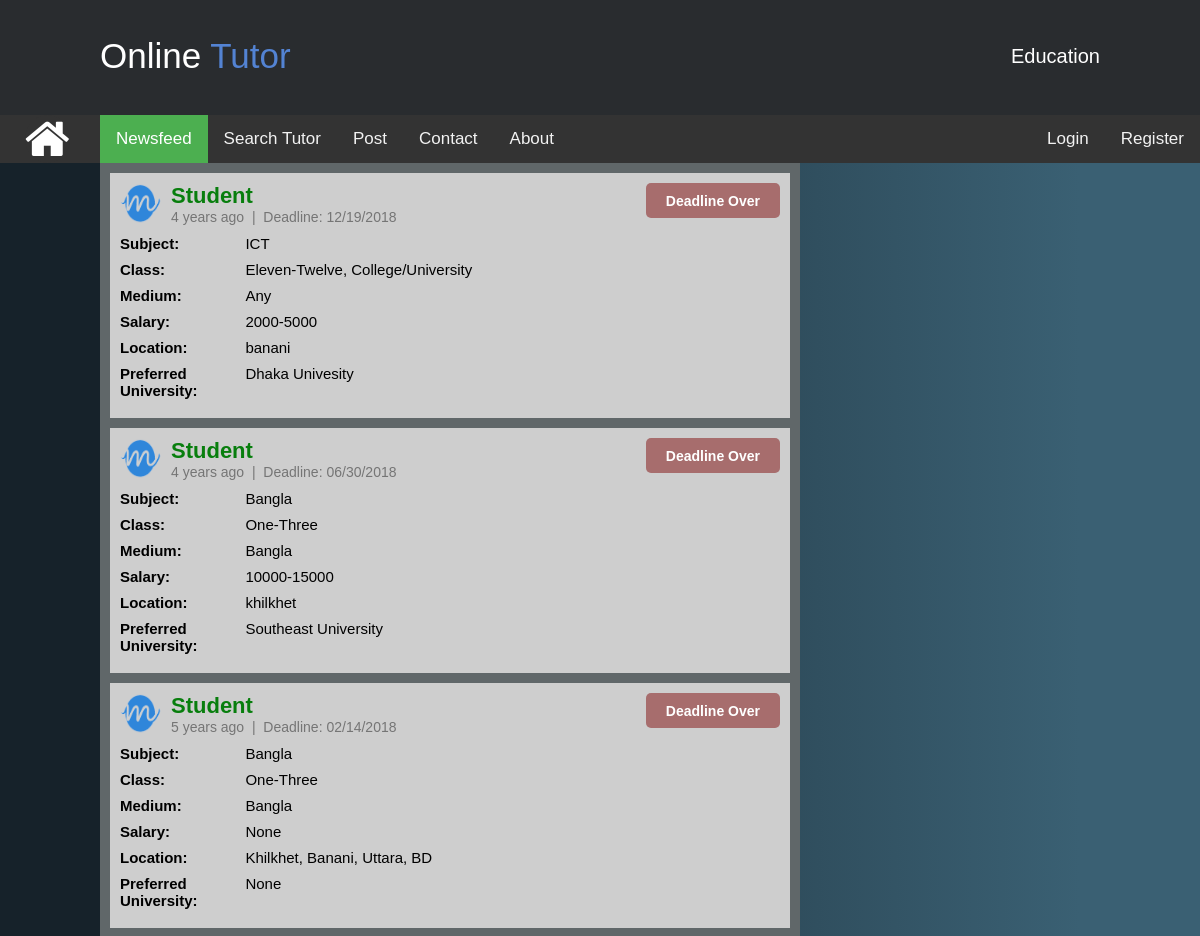
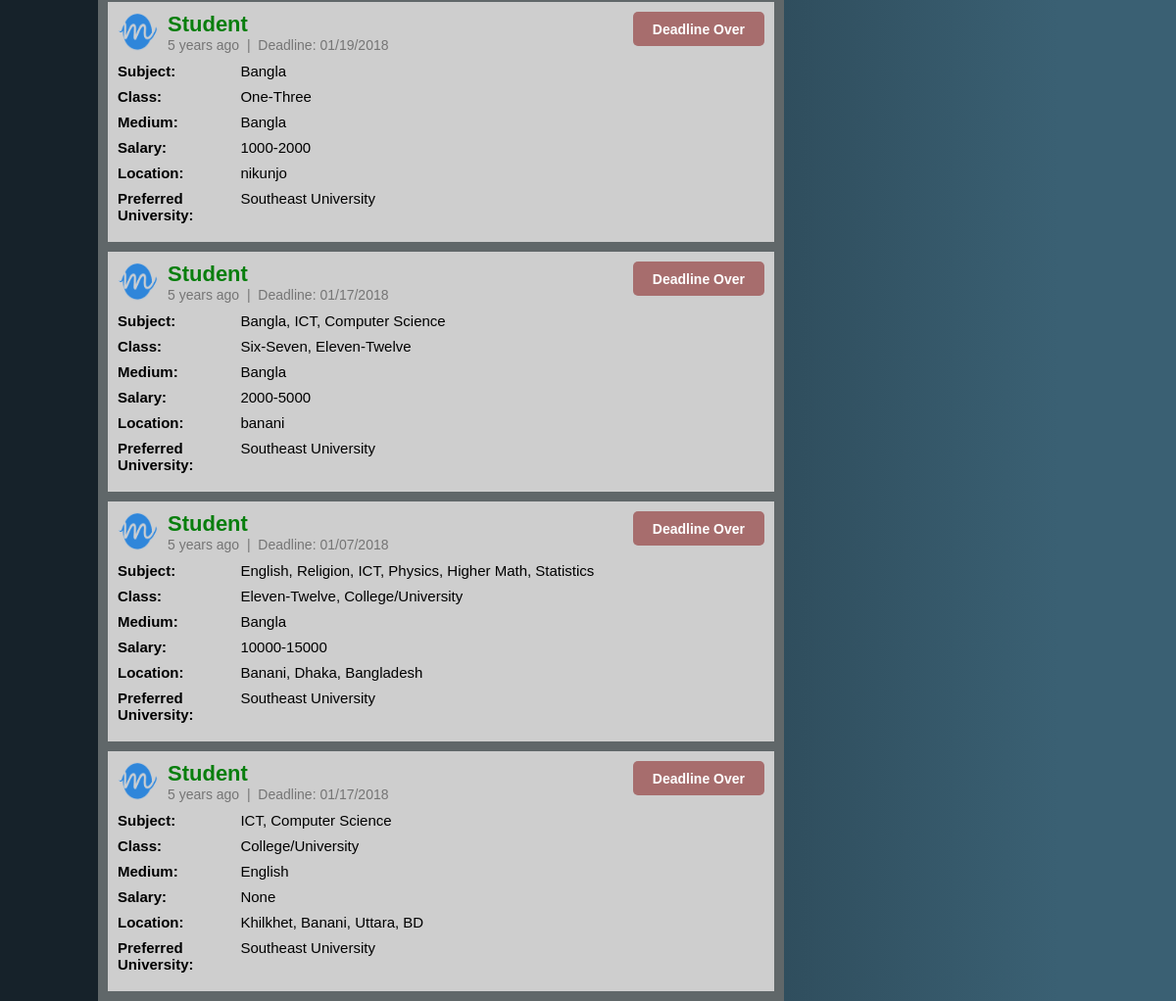
The page / on the database its author committed (2 pictures, top to bottom).
### tables this page shows
CREATE TABLE IF NOT EXISTS `post` (
  `id` int(11) NOT NULL AUTO_INCREMENT,
  `postby_id` int(11) NOT NULL,
  `subject` text NOT NULL,
  `class` text NOT NULL,
  `medium` varchar(20) NOT NULL,
  `salary` varchar(50) NOT NULL,
  `location` text NOT NULL,
  `p_university` text NOT NULL,
  `post_time` timestamp NOT NULL DEFAULT CURRENT_TIMESTAMP ON UPDATE CURRENT_TIMESTAMP,
  `deadline` varchar(15) NOT NULL,
  PRIMARY KEY (`id`)
);

CREATE TABLE IF NOT EXISTS `user` (
  `id` int(11) NOT NULL AUTO_INCREMENT,
  `fullname` varchar(150) NOT NULL,
  `gender` varchar(6) NOT NULL,
  `email` varchar(40) NOT NULL,
  `phone` varchar(15) NOT NULL,
  `address` varchar(200) NOT NULL DEFAULT '',
  `pass` varchar(50) NOT NULL,
  `confirmcode` varchar(7) NOT NULL,
  `activation` varchar(3) NOT NULL DEFAULT '',
  `type` varchar(10) NOT NULL,
  `user_pic` text,
  `last_logout` timestamp NOT NULL DEFAULT CURRENT_TIMESTAMP ON UPDATE CURRENT_TIMESTAMP,
  `online` varchar(5) NOT NULL DEFAULT 'no',
  PRIMARY KEY (`id`)
);

### inc/timeago.php (called while the page is built, shortened)
<?php
class timeago
{
    function time_ago($timestamp){
    $time_ago        = strtotime($timestamp);
    $current_time    = time();
    $time_difference = $current_time - $time_ago;
    $seconds         = $time_difference;
    $minutes = round($seconds / 60);
    $hours   = round($seconds / 3600);
    $days    = round($seconds / 86400);
    $weeks   = round($seconds / 604800);
    $months  = round($seconds / 2629440);
    $years   = round($seconds / 31553280);
    if ($seconds <= 60){
      return "Just Now";
    } else if ($minutes <= 60){
      if ($minutes == 1){
        return "1 min ago";
      } else {
        return "$minutes mins ago";
      }
    } else if ($hours <= 24){
      if ($hours == 1){
        return "1 hr ago";
      } else {
        return "$hours hrs ago";
      }
    } else if ($days <= 7){
      if ($days == 1){
        return "yesterday";
      } else {
        return "$days days ago";
      }
    } else if ($weeks <= 4.3){
      if ($weeks == 1){
        return "1 week ago";
      } else {
        return "$weeks weeks ago";
      }
    } else if ($months <= 12){
      if ($months == 1){
        return "1 month ago";
      } else {
        return "$months months ago";
      }
    } else {
      if ($years == 1){
        return "1 year ago";
      } else {
        return "$years years ago";
      }
    }
  }
}
?>

### index.php (the view, shortened to what this page needs)
<?php
 include ( "inc/connection.inc.php" );
if (!isset($_SESSION['user_login'])) {
	$user = "";
	$utype_db = "";
}
else {
	$user = $_SESSION['user_login'];
	$result = $con->query("SELECT * FROM user WHERE id='$user'");
		$get_user_name = $result->fetch_assoc();
			$uname_db = $get_user_name['fullname'];
			$utype_db = $get_user_name['type'];
}
include_once("inc/timeago.php");
$time = new timeago();
?>
<!DOCTYPE html>
<html>
<head>
	<link rel="stylesheet" type="text/css" href="css/style.css">
	<link href="css/footer.css" rel="stylesheet" type="text/css" media="all" />
	<link rel="stylesheet" type="text/css" href="css/homemenu.css">
    <link rel="stylesheet" href="https://maxcdn.bootstrapcdn.com/font-awesome/4.3.0/css/font-awesome.min.css">
</head>
<body class="body1">
<div>
	<div>
		<header class="header">
			<div class="header-cont">
				<?php
					include 'inc/banner.inc.php';
				?>
			</div>
		</header>
		</div>
		<div class="topnav">
			<div class="parent2">
		  <div class="test1 bimage1"><a href=""><img src="image/tech.png" title="IT Solution" style="border-radius: 50%;" width="42" height="42"></a></div>
		  <div class="test2"><a href="#"><img src="image/eventmgt.png" title="Event Management" width="42" height="42" style="border-radius: 50%;"></a></div>
		  <div class="test3"><a href="#"><img src="image/photography.png" title="Photography" width="42" height="42" style="border-radius: 50%;"></a></div>
		  <div class="test4"><a href="#"><img src="image/teaching.png" title="Tution" style="border-radius: 50%;" width="42" height="42"></a></div>
		  <div class="mask2"><i class="fa fa-home fa-3x"></i></div>
		</div>
			<a class="active navlink" href="index.php" style="margin: 0px 0px 0px 100px;">Newsfeed</a>
			<a class="navlink" href="search.php">Search Tutor</a>
			<?php
			if($utype_db == "teacher")
				{
				}else {
					echo '<a class="navlink" href="postform.php">Post</a>';
				}
			 ?>
			<a class="navlink" href="#contact">Contact</a>
			<a class="navlink" href="#about">About</a>
			<div style="float: right;" >
				<table>
					<tr>
						<?php
							if($user != ""){
								$resultnoti = $con->query("SELECT * FROM applied_post WHERE post_by='$user' AND student_ck='no'");
								$resultnoti_cnt = $resultnoti->num_rows;
								if($resultnoti_cnt == 0){
									$resultnoti_cnt = "";
								}else{
									$resultnoti_cnt = '('.$resultnoti_cnt.')';
								}
								echo '<td>
							<a class="navlink" href="notification.php">Notification'.$resultnoti_cnt.'</a>
						</td>
								<td>
							<a class="navlink" href="profile.php?uid='.$user.'">'.$uname_db.'</a>
						</td>
						<td>
							<a class="navlink" href="logout.php">Logout</a>
						</td>';
							}else{
								echo '<td>
							<a class="navlink" href="login.php">Login</a>
						</td>
						<td>
							<a class="navlink" href="registration.php">Register</a>
						</td>';
							}
						?>
					</tr>
				</table>
			</div>
		</div>
	</div>
	<div class="nbody" style="margin: 0px 100px; overflow: hidden;">
		<div class="nfeedleft">
				<?php
					$todaydate = date("m/d/Y");
					$query = $con->query("SELECT * FROM post ORDER BY id DESC");
					while ($row = $query->fetch_assoc()) {
						$post_id = $row['id'];
						$postby_id = $row['postby_id'];
						$sub = $row['subject'];
						$sub = str_replace(",", ", ", $sub);
						$class = $row['class'];
						$class = str_replace(",", ", ", $class);
						$salary = $row['salary'];
						$location = $row['location'];
						$location = str_replace(",", ", ", $location);
						$p_university = $row['p_university'];
						$post_time = $row['post_time'];
						$deadline = $row['deadline'];
						$medium = $row['medium'];
						$medium = str_replace(",", ", ", $medium);
						$query1 = $con->query("SELECT * FROM user WHERE id='$postby_id'");
						$user_fname = $query1->fetch_assoc();
						$uname_db = $user_fname['fullname'];
						$pro_pic_db = $user_fname['user_pic'];
						echo '
							<div class="nfbody">
							<div class="p_head">
							<div style="float: right;">';
								if($user!='' && $utype_db=='student'){
								}else {
									if((strtotime($deadline) - strtotime($todaydate)) < 0){
										echo '
										<input type="submit" class="sub_button" style="margin: 0px; background-color: #a76d6d; cursor: default;" name="" value="Deadline Over" />';
									}
								}
							echo '</div>
							<div>
								<img src="image/profilepic/'.$pro_pic_db.'" width="41px" height="41px">
							</div>
							<div class="p_nmdate">
								<h4>'.$uname_db.'</h4>
								<h5 style="color: #757575;"><a class="c_ptime" href="viewpost.php?pid='.$post_id.'">'.$time->time_ago($post_time).'</a> &nbsp;|&nbsp; Deadline: '.$deadline.'</h5>
							</div>
						</div>
						<div class="p_body">
							<div class="itemrow">
					  			<div class="itemrowdiv1">
					  				<p><label>Subject: </label></p>
					  			</div>
					  			<div class="itemrowdiv2">
					  				<span>'.$sub.'</span>
					  			</div>
					  		</div>
							<div class="itemrow">
					  			<div class="itemrowdiv1">
					  				<label>Class: </label>
					  			</div>
					  			<div class="itemrowdiv2">
					  				<span>'.$class.'</span>
					  			</div>
					  		</div>
							<div class="itemrow">
					  			<div class="itemrowdiv1">
					  				<label>Medium: </label>
					  			</div>
					  			<div class="itemrowdiv2">
					  				<span>'.$medium.'</span>
					  			</div>
					  		</div>
							<div class="itemrow">
					  			<div class="itemrowdiv1">
					  				<label>Salary: </label>
					  			</div>
					  			<div class="itemrowdiv2">
					  				<span>'.$salary.'</span>
					  			</div>
					  		</div>
							<div class="itemrow">
					  			<div class="itemrowdiv1">
					  				<label>Location: </label>
					  			</div>
					  			<div class="itemrowdiv2">
					  				<span>'.$location.'</span>
					  			</div>
					  		</div>
							<div class="itemrow">
					  			<div class="itemrowdiv1">
					  				<label>Preferred University: </label>
					  			</div>
					  			<div class="itemrowdiv2">
					  				<span>'.$p_university.'</span>
					  			</div>
					  		</div>
						</div>
					</div>';
					}
				?>
		</div>
	</div>
</body>
</html>

### css/style.css (style rules this page uses)
body { width: 100%; margin: 0 auto; background-color: #ddd; font-size: 14px; }
header { background-color: #00695C; height: 101px; }
.body1 { margin: 0 auto; font-family: Verdana, Geneva, sans-serif; }
.header { background-color:#292c2f; box-shadow:0 1px 1px #ccc; padding: 4px 100px; color: #ffffff; box-sizing: border-box; top:100px; -webkit-transition:top 0.3s; transition:top 0.3s; text-align: center; margin: 0 auto; height: 115px; top: 0; left: 0; z-index: 1; }
.topnav { overflow: hidden; background-color: #333; }
.topnav .navlink { float: left; display: block; color: #f2f2f2; text-align: center; padding: 14px 16px; text-decoration: none; font-size: 17px; }
.topnav .navlink.active { background-color: #4CAF50; color: white; }
.nfeedleft { float: left; width: 700px; background-color: #606769; }
.nfbody { background-color: #cecece; margin: 10px; padding: 10px; }
.p_head img { float: left; }
.p_nmdate { overflow: hidden; padding: 0 10px; font-weight: bold; font-size: 22px; }
.p_nmdate h4 { color: #087E0D; font-family: "Trebuchet MS", Helvetica, sans-serif; }
.p_nmdate h5 { font-size: 14px; font-weight: normal; }
.p_body { margin: 10px 0 0 0; font-size: 15px; }
.p_body p { font-weight: bold; }
.p_body span { font-weight: 200; }
.c_ptime { text-decoration: none; color: #757575; }
.itemrow { margin: 0 auto; width: 100%; padding-bottom: 9px; overflow: hidden; }
.itemrowdiv1 { width: 19%; float: left;font-weight: bold; }
.itemrowdiv2 { width: 80%; float: left; }
.sub_button { font-size: 14px; font-weight: 600; color: white; padding: 6px 20px; display: inline-block; float: right; text-decoration: none; height: 35px; -webkit-border-radius: 5px; -moz-border-radius: 5px; border-radius: 5px; background-color: #70b372; transition: all 0.1s linear 0s; top: 0px; position: relative; border: none; cursor: pointer; }

### css/footer.css (style rules this page uses)
html,body,div,span,applet,object,iframe,h1,h2,h3,h4,h5,h6,p,blockquote,pre,a,abbr,acronym,address,big,cite,code,del,dfn,em,img,ins,kbd,q,s,samp,small,strike,strong,sub,sup,tt,var,b,u,i,dl,dt,dd,ol,nav ul,nav li,fieldset,form,label,legend,table,caption,tbody,tfoot,thead,tr,th,td,article,aside,canvas,details,embed,figure,figcaption,footer,header,hgroup,menu,nav,output,ruby,section,summary,time,mark,audio,video { margin:0;padding:0;border:0;font-size:100%;font:inherit;vertical-align:baseline; }
article, aside, details, figcaption, figure,footer, header, hgroup, menu, nav, section { display: block; }
table { border-collapse:collapse;border-spacing:0; }
a { text-decoration:none; }

### css/homemenu.css (style rules this page uses)
body { background: -webkit-linear-gradient(90deg, #16222A 10%, #3A6073 90%); background: -moz-linear-gradient(90deg, #16222A 10%, #3A6073 90%); background: -ms-linear-gradient(90deg, #16222A 10%, #3A6073 90%); background: -o-linear-gradient(90deg, #16222A 10%, #3A6073 90%); background: linear-gradient(90deg, #16222A 10%, #3A6073 90%); }
.parent2 { position:absolute; display:block; width:50px; height:50px; background-color:transparent; border-radius:50%; z-index:20; }
.test1 { width:42px; height:42px; background-color:#333; border-radius:50%; position:absolute; color:white; text-align:center; line-height:50px; z-index:19;; left: 27px; top: 2px; transition: all 500ms cubic-bezier(0.680, -0.550, 0.265, 1.550); position:absolute; }
.test2 { width:42px; height:42px; left: 27px; top: 2px; background-color:#333; border-radius:50%; position:absolute; color:white; text-align:center; line-height:50px; z-index:19; transition: all 500ms cubic-bezier(0.680, -0.550, 0.265, 1.550) .2s; }
.test3 { width:42px; height:42px; background-color:#333; border-radius:50%; position:absolute; color:white; text-align:center; line-height:50px; left: 27px; top: 2px; transition: all 500ms cubic-bezier(0.680, -0.550, 0.265, 1.550) .4s; }
.test4 { width:42px; height:42px; background-color:#333; border-radius:50%; position:absolute; color:white; text-align:center; line-height:50px; left: 27px; top: 2px; transition: all 500ms cubic-bezier(0.680, -0.550, 0.265, 1.550) .6s; }
.mask2 { background:#333; border-radius:50%; position:absolute; z-index:21; color:white; text-align:center; cursor:pointer; left: 25px; }
.bimage1 { background-image: url("../image/insta-logo.png"); }

### rows shown on the page
post: user.user_pic (picture), user.fullname "Student", post_time "4 years ago", deadline "12/19/2018", subject "ICT", class "Eleven-Twelve, College/University", medium "Any", salary "2000-5000", location "banani", p_university "Dhaka Univesity"
post: user.user_pic (picture), user.fullname "Student", post_time "4 years ago", deadline "06/30/2018", subject "Bangla", class "One-Three", medium "Bangla", salary "10000-15000", location "khilkhet", p_university "Southeast University"
post: user.user_pic (picture), user.fullname "Student", post_time "5 years ago", deadline "02/14/2018", subject "Bangla", class "One-Three", medium "Bangla", salary "None", location "Khilkhet, Banani, Uttara, BD", p_university "None"
post: user.user_pic (picture), user.fullname "Student", post_time "5 years ago", deadline "01/19/2018", subject "Bangla", class "One-Three", medium "Bangla", salary "1000-2000", location "nikunjo", p_university "Southeast University"
post: user.user_pic (picture), user.fullname "Student", post_time "5 years ago", deadline "01/17/2018", subject "Bangla, ICT, Computer Science", class "Six-Seven, Eleven-Twelve", medium "Bangla", salary "2000-5000", location "banani", p_university "Southeast University"
post: user.user_pic (picture), user.fullname "Student", post_time "5 years ago", deadline "01/07/2018", subject "English, Religion, ICT, Physics, Higher Math, Statistics", class "Eleven-Twelve, College/University", medium "Bangla", salary "10000-15000", location "Banani, Dhaka, Bangladesh", p_university "Southeast University"
post: user.user_pic (picture), user.fullname "Student", post_time "5 years ago", deadline "01/17/2018", subject "ICT, Computer Science", class "College/University", medium "English", salary "None", location "Khilkhet, Banani, Uttara, BD", p_university "Southeast University"
